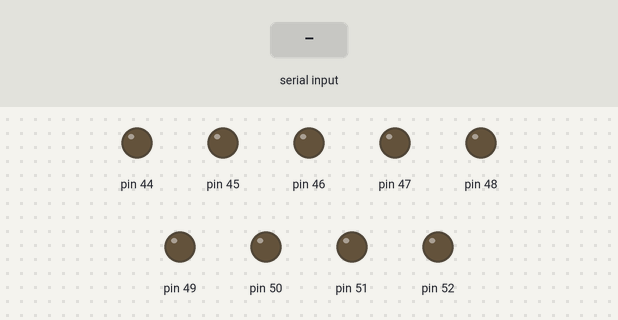
Bench run of a sketch on a simulated Arduino Mega 2560, built with avr-gcc and run on an emulated ATmega2560. Shown: output pins drawn as LEDs (lit = HIGH). The inputs (shaded band) are chosen by the test bench.

Above: at 1.2 s.
1.3 s: "a" received over Serial
At 1.8 s:
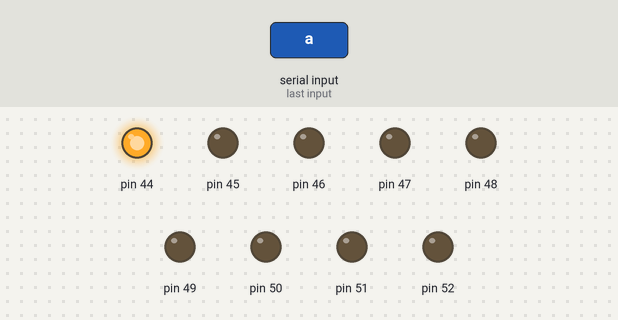
2.8 s: "b" received over Serial
At 4.0 s:
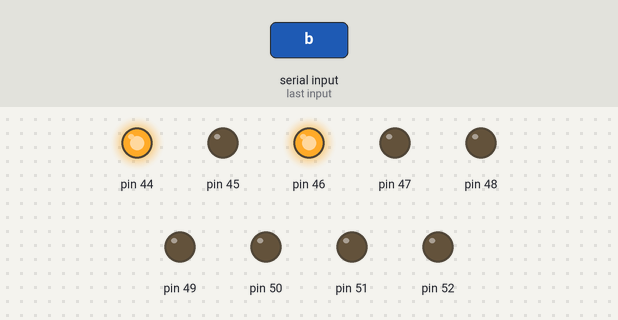
4.3 s: "c" received over Serial
At 5.3 s:
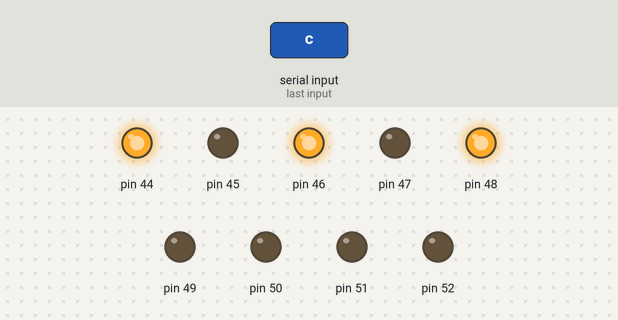
5.8 s: "d" received over Serial
At 6.4 s:
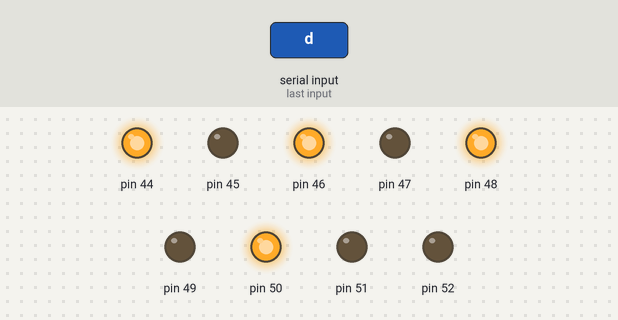
7.3 s: "e" received over Serial
At 8.7 s:
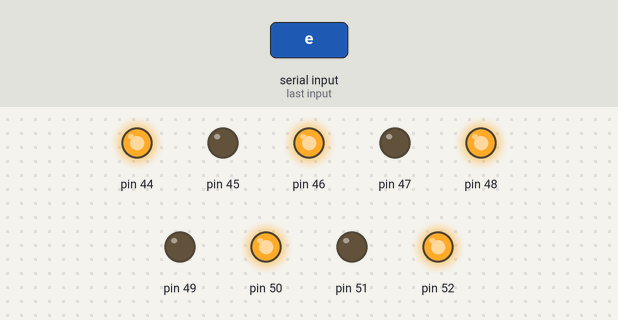
Timing chart, 0 to 9.8 s (numbered marks = the images above; inputs shaded):
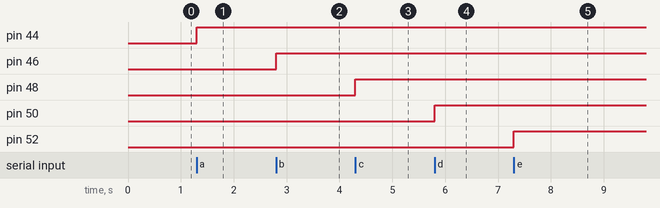

Measured:
- after the input at 1.3 s, pin 44: LOW → HIGH at once
- after the input at 2.8 s, pin 46: LOW → HIGH at once
- after the input at 4.3 s, pin 48: LOW → HIGH at once
- after the input at 5.8 s, pin 50: LOW → HIGH at once
- after the input at 7.3 s, pin 52: LOW → HIGH at once

The sketch:

Switch_case.ino
```cpp
void setup() {
  Serial.begin(9600);
for(int i=44;i<=52;i++){
  pinMode(i,OUTPUT);
}
}

void loop() {
if(Serial.available()>0){
  int in=Serial.read();
  switch(in){
    case 'a':digitalWrite(44,HIGH);break;
    case 'b':digitalWrite(46,HIGH);break;
    case 'c':digitalWrite(48,HIGH);break;
    case 'd':digitalWrite(50,HIGH);break;
    case 'e':digitalWrite(52,HIGH);break;
    default:
    for(int i=44;i<=52;i++){
      digitalWrite(i,LOW);
      delay(500);
    }

  }
}
}
```
